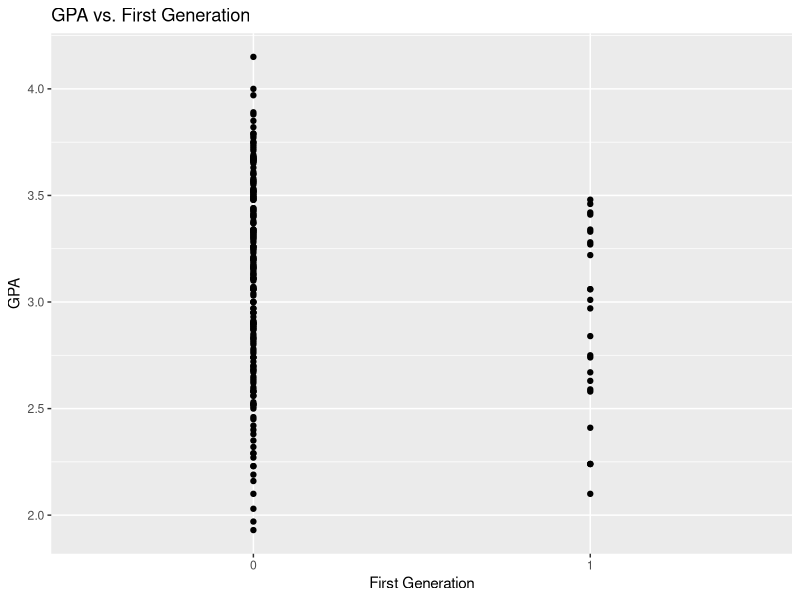
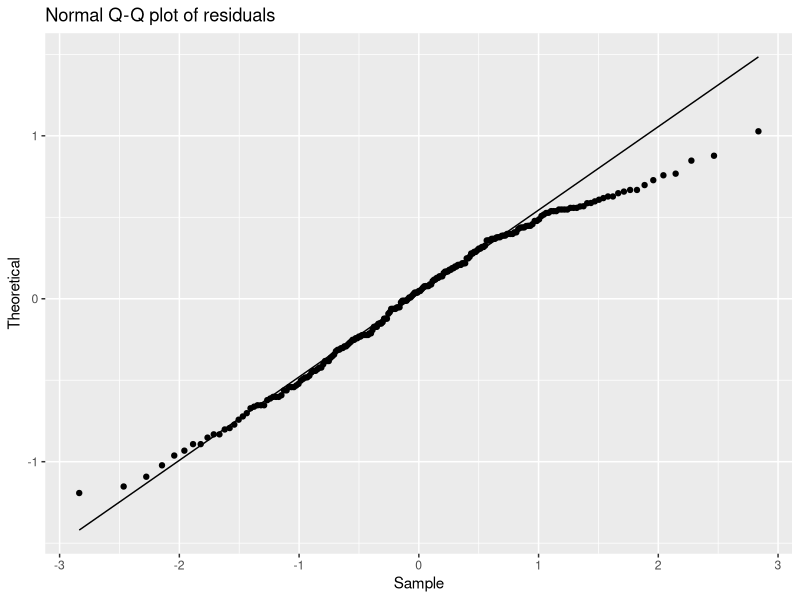
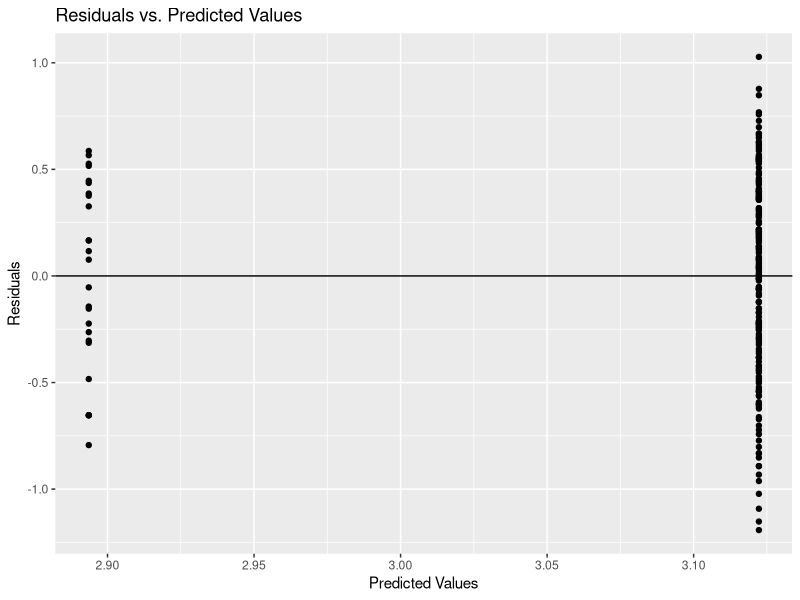

These charts were generated, in order, by the following R code:
## ---- chunk 1
setwd("C:/Users/tntje/work/school/applied-stats/s2/assignment09")
library(ggplot2)
gpa <- read.csv("FirstYearGPA.csv")
gpa <- na.omit(gpa)
gpa$Male <- factor(gpa$Male)
gpa$FirstGen <- factor(gpa$FirstGen)
gpa$White <- factor(gpa$White)
## ---- chunk 2
t.test(GPA ~ FirstGen, data = gpa)
## ---- chunk 3
regres01 <- lm(GPA ~ FirstGen, data = gpa)
summary(regres01)
## ---- chunk 4
ggplot(gpa, aes(FirstGen, GPA)) +
  geom_point() +
  labs(
    x = "First Generation",
    y = "GPA",
    title = "GPA vs. First Generation"
  )
## ---- chunk 5
ggplot(gpa, aes(sample = resid(regres01))) +
  geom_qq() +
  geom_qq_line() +
  labs(
    x = "Sample",
    y = "Theoretical",
    title = "Normal Q-Q plot of residuals"
  )
## ---- chunk 6
ggplot(gpa, aes(predict(regres01), resid(regres01))) +
  geom_point() +
  geom_hline(aes(yintercept = 0)) +
  labs(
    x = "Predicted Values",
    y = "Residuals",
    title = "Residuals vs. Predicted Values"
  )
## ---- chunk 7
regres02 <- glm(FirstGen ~ GPA, data = gpa, family = binomial("logit"))
summary(regres02)
## ---- chunk 8
predict.glm(regres02, newdata = list(GPA = 4.0), type = "response")
predict.glm(regres02, newdata = list(GPA = 1.035642), type = "response")
predict.glm(regres02, newdata = list(GPA = 0.3679345), type = "response")
## ---- chunk 9
regres03 <- lm(
  GPA ~
    HSGPA +
    SATV +
    SATM +
    Male +
    FirstGen +
    White,
  data = gpa
)
summary(regres03)

regres04 <- lm(
  GPA ~
    HSGPA,
  data = gpa
)
summary(regres04)

regres05 <- lm(
  GPA ~
    HSGPA *
    FirstGen,
  data = gpa
)
summary(regres05)

regres06 <- lm(
  GPA ~
    HSGPA *
    SATV *
    SATM *
    Male *
    FirstGen *
    White,
  data = gpa
)
summary(regres06)

regres07 <- lm(
  GPA ~
    SATV,
  data = gpa
)
summary(regres07)

regres08 <- lm(
  GPA ~
    SATM,
  data = gpa
)
summary(regres08)

regres09 <- lm(
  GPA ~
    Male,
  data = gpa
)
summary(regres09)

regres10 <- lm(
  GPA ~
    FirstGen,
  data = gpa
)
summary(regres10)

regres11 <- lm(
  GPA ~
    White,
  data = gpa
)
summary(regres11)

regres12 <- lm(
  GPA ~
    HSGPA *
    White,
  data = gpa
)
summary(regres12)

regres13 <- lm(
  GPA ~
    HSGPA *
    FirstGen *
    White,
  data = gpa
)
summary(regres13)

regres14 <- lm(
  GPA ~
    HSGPA *
    FirstGen +
    White +
    HSGPA :
    White,
  data = gpa
)
summary(regres14)

regres15 <- lm(
  GPA ~
    HSGPA +
    SATV *
    FirstGen +
    White,
  data = gpa
)
summary(regres15)

regres16 <- lm(
  GPA ~
    HSGPA +
    SATV :
    ifelse(FirstGen == 1, 1, 0) +
    White,
  data = gpa
)
summary(regres16)

regres17 <- lm(
  GPA ~
    HSGPA +
    White,
  data = gpa
)
summary(regres17)
